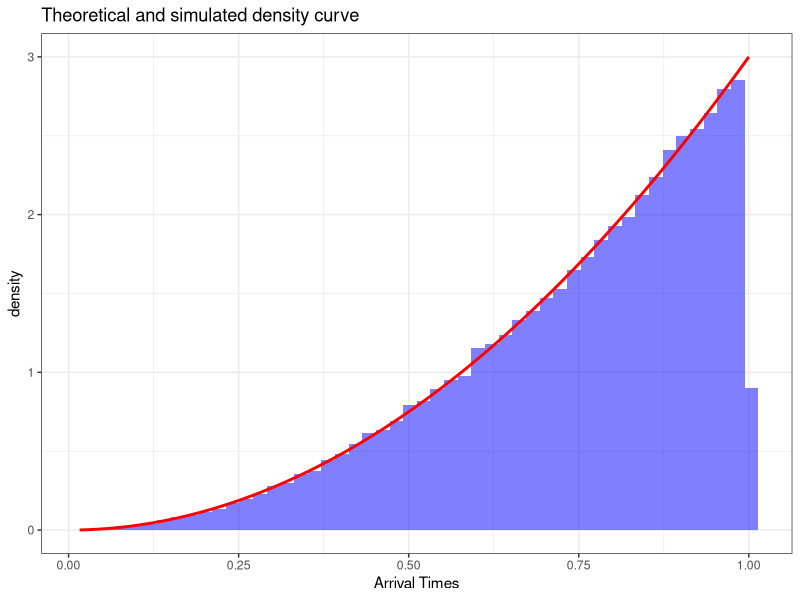

R code for this plot:
library(ggplot2)

N = 10^5

arrivalTimes = replicate(N,max(runif(3,min = 0, max = 1)))

df = data.frame(arrivalTimes)

ggplot(df,aes(x = arrivalTimes)) + geom_histogram(bins = 50,aes(y = after_stat(density)),fill = "blue", alpha = .5)+ geom_function(size = 1,color = "red",fun = function(x) 3*x^2) + 
  labs(x = "Arrival Times", title = "Theoretical and simulated density curve") + theme_bw()